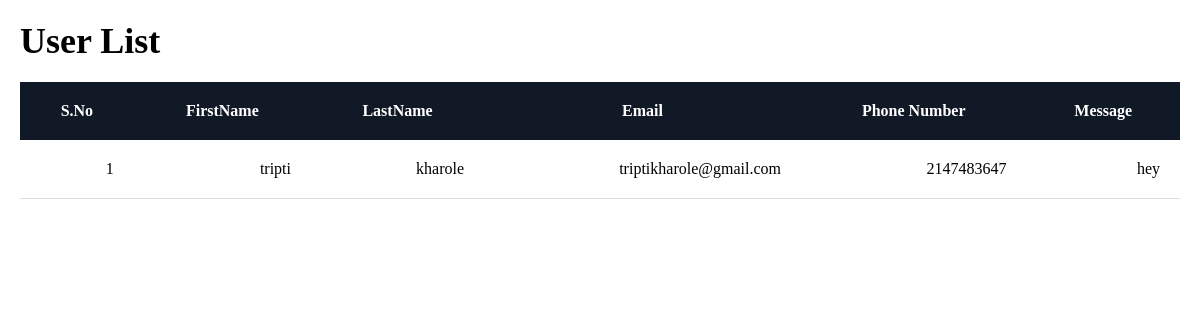
Screenshot of /Quizes/FeedbackIndex.php with the database file from the repository.
### tables this page shows
CREATE TABLE `contact` (
  `id` int(11) NOT NULL,
  `firstname` varchar(30) NOT NULL,
  `lastname` varchar(30) NOT NULL,
  `email` varchar(100) NOT NULL,
  `phonenumber` int(13) NOT NULL,
  `message` varchar(255) NOT NULL
);

### Quizes/FeedbackIndex.php (the view, shortened to what this page needs)
<!DOCTYPE html>
<html lang="en">
<head>
    <link rel="stylesheet" href="Table_Index.css">
</head>
<body>
    <div class="container">
        <header class="head">
            <h1>User List</h1>
        </header>
        <table class="table">
        <thead>
            <tr>
                <th>S.No</th>
                <th>FirstName</th>
                <th>LastName</th>
                <th>Email</th>
                <th>Phone Number</th>
                <th>Message</th>
            </tr>
        </thead>
        <tbody>
        <?php
        include('connection.php');
        $sqlSelect = "SELECT * FROM contact";
        $result = mysqli_query($conn,$sqlSelect);
        while($data = mysqli_fetch_array($result)){
            ?>
            <tr>
                <td><?php echo $data['id']; ?></td>
                <td><?php echo $data['firstname']; ?></td>
                <td><?php echo $data['lastname']; ?></td>
                <td><?php echo $data['email']; ?></td>
                <td><?php echo $data['phonenumber']; ?></td>
                <td><?php echo $data['message']; ?></td>
            </tr>
            <?php
        }
        ?>
        </tbody>
        </table>
    </div>
</body>
</html>

### Quizes/Table_Index.css (style rules this page uses)
* { margin:0; padding:0; }
.container { max-width: 100%; margin: 0 ; padding:20px; }
.head { display:flex; justify-content: space-between; align-items: center; margin-bottom: 20px; }
h1 { margin:0; font-size: 36px; }
.table { width:100%; border-collapse: collapse; margin-right:20px; float:left; }
.table thead th { background-color: rgb(17, 25, 38); color: #fff; padding: 10px; text-align: center; }
.table tbody td { border-bottom: 1px solid #ddd; }

### Quizes/FeedbackIndex.php (style rules this page uses)
table td, table th { vertical-align:middle; text-align:right; padding:20px!important; }

### rows the page displays
contact: id "1", firstname "tripti", lastname "kharole", email "triptikharole@gmail.com", phonenumber "2147483647", message "hey"
